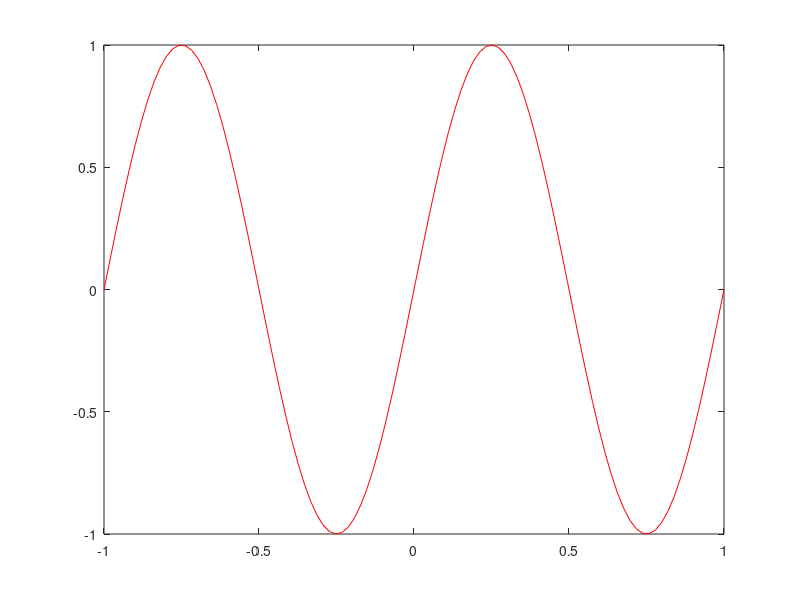

This chart was generated by the following MATLAB code:
% Regression test function (black box) for xlim
% This function is autogenerated by helpgen.py
function bbtest_success = bbtest_handle_xlim
  bbtest_success = 1;
NumErrors = 0;
try
  x = linspace(-1,1);
catch
  NumErrors = NumErrors + 1;
end
try
  y = sin(2*pi*x);
catch
  NumErrors = NumErrors + 1;
end
try
  plot(x,y,'r-');
catch
  NumErrors = NumErrors + 1;
end
try
  xlim  % what are the current limits?
catch
  NumErrors = NumErrors + 1;
end
try
  mprint xlim1
catch
  NumErrors = NumErrors + 1;
end
if (NumErrors ~= 0) bbtest_success = 0; return; end
NumErrors = 0;
try
  plot(x,y,'r-')
catch
  NumErrors = NumErrors + 1;
end
try
  xlim([-0.2,0.2])
catch
  NumErrors = NumErrors + 1;
end
try
  mprint xlim2
catch
  NumErrors = NumErrors + 1;
end
if (NumErrors ~= 0) bbtest_success = 0; return; end
NumErrors = 0;
try
  plot(x,y,'r-');
catch
  NumErrors = NumErrors + 1;
end
try
  xlim([0,inf])
catch
  NumErrors = NumErrors + 1;
end
try
  mprint xlim3
catch
  NumErrors = NumErrors + 1;
end
if (NumErrors ~= 0) bbtest_success = 0; return; end
